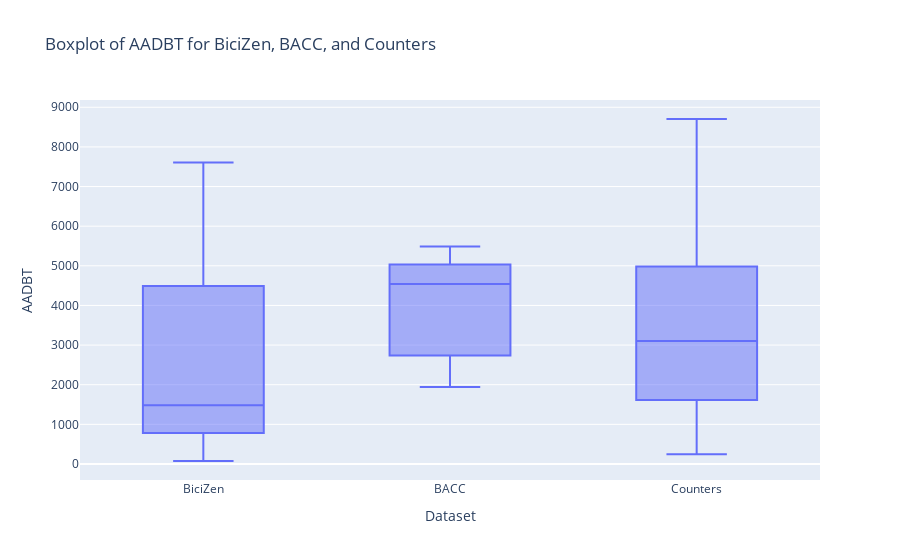

Here is the notebook cell this chart was saved with:
### Markdown cell above
## Visualize

### Code cell
# Combine data into a single DataFrame for Plotly, including id or ROOT_ID
data = pd.concat([
    pd.DataFrame({'Dataset': 'BiciZen', 'AADBT': bicizen['AADBT'], 'ID': bicizen['id']}),
    pd.DataFrame({'Dataset': 'BACC', 'AADBT': bacc['AADBT'], 'ID': bacc['id']}),
    pd.DataFrame({'Dataset': 'Counters', 'AADBT': counters['AADBT'], 'ID': counters['id']})
])

# Create the boxplot
fig = px.box(data, x='Dataset', y='AADBT', hover_data=['ID'], title="Boxplot of AADBT for BiciZen, BACC, and Counters")
fig.show()

### Figure 1 — Plotly figure (JSON) as saved in the notebook; plotly's stock layout.template omitted (floating-point values rounded to 4 significant figures; data arrays with more than 128 entries replaced by an {"elided": "..."} marker saying what was removed)
{"data": [{"alignmentgroup": "True", "customdata": {"elided": "330x1 int values"}, "hovertemplate": "Dataset=%{x}<br>AADBT=%{y}<br>ID=%{customdata[0]}<extra></extra>", "legendgroup": "", "marker": {"color": "#636efa"}, "name": "", "notched": false, "offsetgroup": "", "orientation": "v", "showlegend": false, "type": "box", "x": {"elided": "330 str values"}, "x0": " ", "xaxis": "x", "y": {"elided": "330 float values"}, "y0": " ", "yaxis": "y"}], "layout": {"boxmode": "group", "legend": {"tracegroupgap": 0}, "title": {"text": "Boxplot of AADBT for BiciZen, BACC, and Counters"}, "xaxis": {"anchor": "y", "domain": [0.0, 1.0], "title": {"text": "Dataset"}}, "yaxis": {"anchor": "x", "domain": [0.0, 1.0], "title": {"text": "AADBT"}}}}
